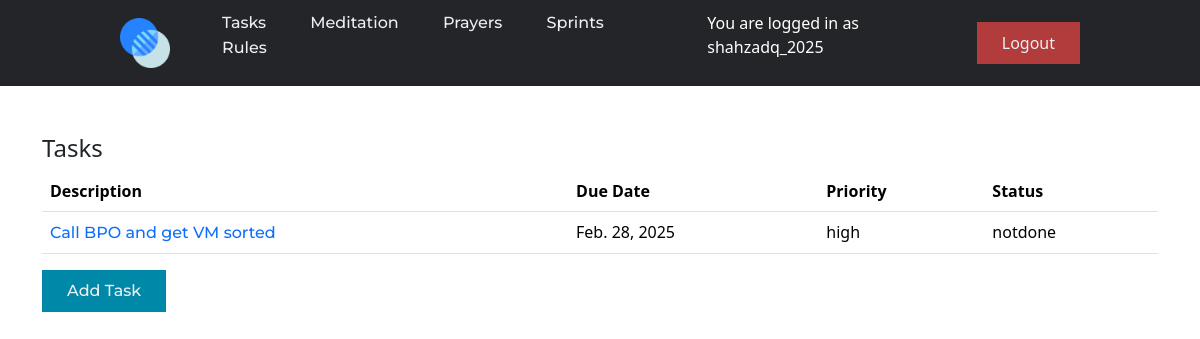
The page /tasks/ (signed in) on the database as committed earlier.
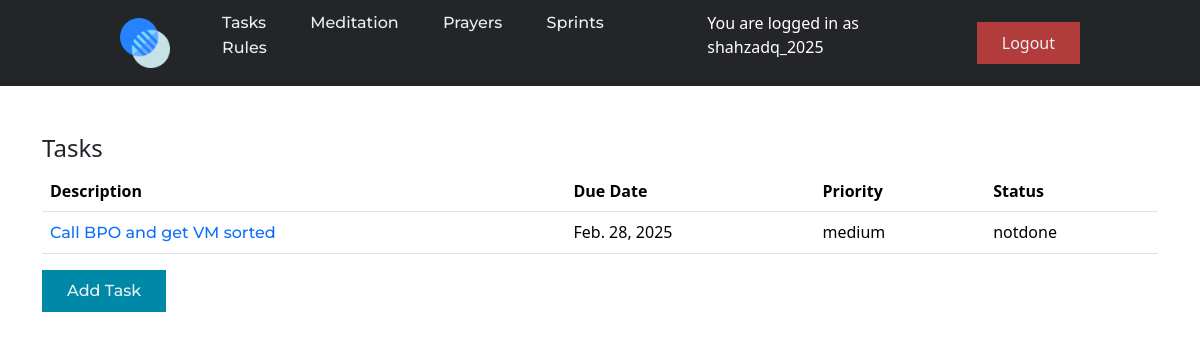
The same page on the database as committed later.
### task/models.py (models this page shows, shortened)
class Task(models.Model):
    PRIO_CHOICES = [('high', 'high'), ('medium', 'medium'), ('low', 'low')]
    description = models.CharField(max_length=1000)
    due_date = models.DateField(blank=True, null=True)
    date_completed = models.DateField(null=True, blank=True)
    official_due_by = models.DateField(null=True, blank=True)
    late_fine = models.IntegerField(null=True, blank=True, default=0)
    priority = models.CharField(choices=PRIO_CHOICES, max_length=255)
    comments = models.TextField(null=True, blank=True)
    task_img = models.ImageField(null=True, blank=True)
    sprint = models.ForeignKey(Sprint, on_delete=models.CASCADE)
    owner = models.ForeignKey(get_user_model(), on_delete=models.CASCADE)
    status = models.CharField(choices=[
        ('notdone', 'notdone'),
        ('inprogress', 'inprogress'),
        ('complete', 'complete')],
        max_length=255, blank=True, null=True)

### task/views.py (the view)
# urls.py: path('tasks/', views.tasks, name='tasks'),
@login_required
def tasks(request):
    tasks = Task.objects.filter(owner=request.user).exclude(status='complete')
    return render(request, 'task/tasks.html', {'tasks': tasks})

### templates/task/tasks.html
{% extends 'base.html' %}
{% block content %}
    <div class='container ml-1 mt-5'>
        <h4>Tasks</h4>
        <table class="table">
            <thead>
            <tr>
                <th scope="col">Description</th>
                <th scope="col">Due Date</th>
                <th scope="col">Priority</th>
                <th scope="col">Status</th>
            </tr>
            </thead>
            <tbody>
                {% for task in tasks %}
            <tr>
                <td><a href="{% url 'task' task.id %}">{{task.description}}</a></td>
                <td>{{task.due_date}}</td>
                <td>{{task.priority}}</td>
                <td>{{task.status}}</td>
            </tr>
                {% endfor %}
            </tbody>
        </table>
        <a href="{% url 'task_add' %}"><button>Add Task</button></a>
    </div>
{% endblock %}

Rows that differ between the two databases and show on the page:
changed Task "Call BPO and get VM sorted": priority "high" → "medium"
